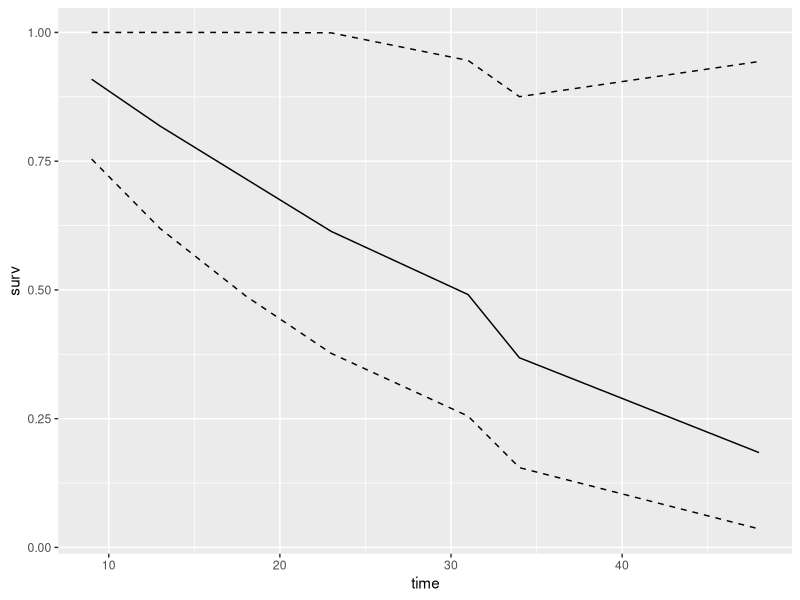

Write the R code that produced this figure.
library(survival)
library(ggplot2)
data(aml)
head(aml) # looks like status 0 is alive and 1 is died. Data is right-censored. 

length(aml$time)

Surv(aml$time, aml$status)

# kaplan-meier ####
fit1 <- survfit(Surv(aml$time[1:11], aml$status[1:11])~1)
summary(fit1)
str(summary(fit1))
# Extract data into dataframe for plotting. 
summfit1 <- as.data.frame(cbind(summary(fit1)$time, summary(fit1)$surv, 
                          summary(fit1)$upper,summary(fit1)$lower))
names(summfit1) <- c("time","surv","upper","lower")
head(summfit1)
# Make attractive plot
p <- ggplot(summfit1,aes(x=time, y=surv)) + geom_line() 
p <- p + geom_line(aes(y=lower), linetype=2) + geom_line(aes(y=upper), linetype=2)
p

# Cox regression ####
coxfit1 <- coxph(Surv(time, status)~1, data = aml)
summary(coxfit1)